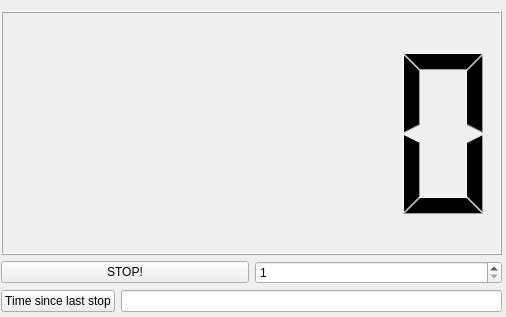
<?xml version="1.0" encoding="UTF-8"?>
<ui version="4.0">
 <class>Counter</class>
 <widget class="QWidget" name="Counter">
  <property name="geometry">
   <rect>
    <x>0</x>
    <y>0</y>
    <width>506</width>
    <height>317</height>
   </rect>
  </property>
  <property name="windowTitle">
   <string>Counter</string>
  </property>
  <widget class="QWidget" name="">
   <property name="geometry">
    <rect>
     <x>1</x>
     <y>11</y>
     <width>501</width>
     <height>301</height>
    </rect>
   </property>
   <layout class="QGridLayout" name="gridLayout_2">
    <item row="0" column="0" colspan="2">
     <layout class="QGridLayout" name="gridLayout">
      <item row="0" column="0" colspan="2">
       <widget class="QLCDNumber" name="lcdNumber"/>
      </item>
      <item row="1" column="0">
       <widget class="QPushButton" name="button">
        <property name="text">
         <string>STOP!</string>
        </property>
       </widget>
      </item>
      <item row="1" column="1">
       <widget class="QSpinBox" name="spinBox">
        <property name="minimum">
         <number>1</number>
        </property>
        <property name="maximum">
         <number>20</number>
        </property>
       </widget>
      </item>
     </layout>
    </item>
    <item row="1" column="0">
     <widget class="QPushButton" name="periodButton">
      <property name="text">
       <string>Time since last stop</string>
      </property>
     </widget>
    </item>
    <item row="1" column="1">
     <widget class="QLineEdit" name="periodLabel">
      <property name="inputMask">
       <string/>
      </property>
     </widget>
    </item>
   </layout>
  </widget>
 </widget>
 <resources/>
 <connections/>
</ui>
